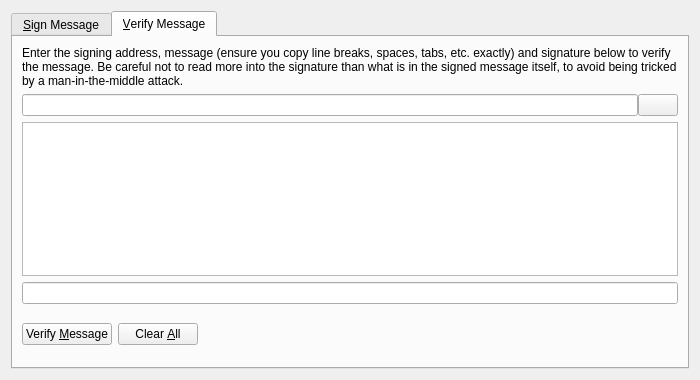
<?xml version="1.0" encoding="UTF-8"?>
<ui version="4.0">
 <class>SignVerifyMessageDialog</class>
 <widget class="QDialog" name="SignVerifyMessageDialog">
  <property name="geometry">
   <rect>
    <x>0</x>
    <y>0</y>
    <width>700</width>
    <height>380</height>
   </rect>
  </property>
  <property name="windowTitle">
   <string>Signatures - Sign / Verify a Message</string>
  </property>
  <property name="modal">
   <bool>true</bool>
  </property>
  <layout class="QVBoxLayout" name="verticalLayout">
   <item>
    <widget class="QTabWidget" name="tabWidget">
     <property name="currentIndex">
      <number>1</number>
     </property>
     <widget class="QWidget" name="tabSignMessage">
      <attribute name="title">
       <string>&amp;Sign Message</string>
      </attribute>
      <layout class="QVBoxLayout" name="verticalLayout_SM">
       <item>
        <widget class="QLabel" name="infoLabel_SM">
         <property name="text">
          <string>You can sign messages with your addresses to prove you own them. Be careful not to sign anything vague, as phishing attacks may try to trick you into signing your identity over to them. Only sign fully-detailed statements you agree to.</string>
         </property>
         <property name="textFormat">
          <enum>Qt::PlainText</enum>
         </property>
         <property name="wordWrap">
          <bool>true</bool>
         </property>
        </widget>
       </item>
       <item>
        <layout class="QHBoxLayout" name="horizontalLayout_1_SM">
         <property name="spacing">
          <number>0</number>
         </property>
         <item>
          <widget class="QValidatedLineEdit" name="addressIn_SM">
           <property name="toolTip">
            <string>The address to sign the message with (e.g. iwnLY9Tf7Zsef8gMGL2fhWA9ZmMjt4KPwg)</string>
           </property>
          </widget>
         </item>
         <item>
          <widget class="QPushButton" name="addressBookButton_SM">
           <property name="toolTip">
            <string>Choose previously used address</string>
           </property>
           <property name="text">
            <string/>
           </property>
           <property name="icon">
            <iconset resource="../innoket.qrc">
             <normaloff>:/icons/address-book2</normaloff>:/icons/address-book2</iconset>
           </property>
           <property name="shortcut">
            <string>Alt+A</string>
           </property>
           <property name="autoDefault">
            <bool>false</bool>
           </property>
          </widget>
         </item>
         <item>
          <widget class="QPushButton" name="pasteButton_SM">
           <property name="toolTip">
            <string>Paste address from clipboard</string>
           </property>
           <property name="text">
            <string/>
           </property>
           <property name="icon">
            <iconset resource="../innoket.qrc">
             <normaloff>:/icons/editpaste</normaloff>:/icons/editpaste</iconset>
           </property>
           <property name="shortcut">
            <string>Alt+P</string>
           </property>
           <property name="autoDefault">
            <bool>false</bool>
           </property>
          </widget>
         </item>
        </layout>
       </item>
       <item>
        <widget class="QPlainTextEdit" name="messageIn_SM">
         <property name="toolTip">
          <string>Enter the message you want to sign here</string>
         </property>
        </widget>
       </item>
       <item>
        <widget class="QLabel" name="signatureLabel_SM">
         <property name="text">
          <string>Signature</string>
         </property>
         <property name="textFormat">
          <enum>Qt::PlainText</enum>
         </property>
        </widget>
       </item>
       <item>
        <layout class="QHBoxLayout" name="horizontalLayout_2_SM">
         <property name="spacing">
          <number>0</number>
         </property>
         <item>
          <widget class="QLineEdit" name="signatureOut_SM">
           <property name="font">
            <font>
             <italic>true</italic>
            </font>
           </property>
           <property name="readOnly">
            <bool>true</bool>
           </property>
          </widget>
         </item>
         <item>
          <widget class="QPushButton" name="copySignatureButton_SM">
           <property name="toolTip">
            <string>Copy the current signature to the system clipboard</string>
           </property>
           <property name="text">
            <string/>
           </property>
           <property name="icon">
            <iconset resource="../innoket.qrc">
             <normaloff>:/icons/editcopy</normaloff>:/icons/editcopy</iconset>
           </property>
           <property name="autoDefault">
            <bool>false</bool>
           </property>
          </widget>
         </item>
        </layout>
       </item>
       <item>
        <layout class="QHBoxLayout" name="horizontalLayout_3_SM">
         <item>
          <widget class="QPushButton" name="signMessageButton_SM">
           <property name="toolTip">
            <string>Sign the message to prove you own this Innoket address</string>
           </property>
           <property name="text">
            <string>Sign &amp;Message</string>
           </property>
           <property name="icon">
            <iconset resource="../innoket.qrc">
             <normaloff>:/icons/sign</normaloff>:/icons/sign</iconset>
           </property>
           <property name="autoDefault">
            <bool>false</bool>
           </property>
          </widget>
         </item>
         <item>
          <widget class="QPushButton" name="clearButton_SM">
           <property name="toolTip">
            <string>Reset all sign message fields</string>
           </property>
           <property name="text">
            <string>Clear &amp;All</string>
           </property>
           <property name="icon">
            <iconset resource="../innoket.qrc">
             <normaloff>:/icons/remove</normaloff>:/icons/remove</iconset>
           </property>
           <property name="autoDefault">
            <bool>false</bool>
           </property>
          </widget>
         </item>
         <item>
          <spacer name="horizontalSpacer_1_SM">
           <property name="orientation">
            <enum>Qt::Horizontal</enum>
           </property>
           <property name="sizeHint" stdset="0">
            <size>
             <width>40</width>
             <height>48</height>
            </size>
           </property>
          </spacer>
         </item>
         <item>
          <widget class="QLabel" name="statusLabel_SM">
           <property name="font">
            <font>
             <weight>75</weight>
             <bold>true</bold>
            </font>
           </property>
           <property name="text">
            <string/>
           </property>
           <property name="wordWrap">
            <bool>true</bool>
           </property>
          </widget>
         </item>
         <item>
          <spacer name="horizontalSpacer_2_SM">
           <property name="orientation">
            <enum>Qt::Horizontal</enum>
           </property>
           <property name="sizeHint" stdset="0">
            <size>
             <width>40</width>
             <height>48</height>
            </size>
           </property>
          </spacer>
         </item>
        </layout>
       </item>
      </layout>
     </widget>
     <widget class="QWidget" name="tabVerifyMessage">
      <attribute name="title">
       <string>&amp;Verify Message</string>
      </attribute>
      <layout class="QVBoxLayout" name="verticalLayout_VM">
       <item>
        <widget class="QLabel" name="infoLabel_VM">
         <property name="text">
          <string>Enter the signing address, message (ensure you copy line breaks, spaces, tabs, etc. exactly) and signature below to verify the message. Be careful not to read more into the signature than what is in the signed message itself, to avoid being tricked by a man-in-the-middle attack.</string>
         </property>
         <property name="textFormat">
          <enum>Qt::PlainText</enum>
         </property>
         <property name="alignment">
          <set>Qt::AlignLeading|Qt::AlignLeft|Qt::AlignTop</set>
         </property>
         <property name="wordWrap">
          <bool>true</bool>
         </property>
        </widget>
       </item>
       <item>
        <layout class="QHBoxLayout" name="horizontalLayout_1_VM">
         <property name="spacing">
          <number>0</number>
         </property>
         <item>
          <widget class="QValidatedLineEdit" name="addressIn_VM">
           <property name="toolTip">
            <string>The address the message was signed with (e.g. iwnLY9Tf7Zsef8gMGL2fhWA9ZmMjt4KPwg)</string>
           </property>
          </widget>
         </item>
         <item>
          <widget class="QPushButton" name="addressBookButton_VM">
           <property name="toolTip">
            <string>Choose previously used address</string>
           </property>
           <property name="text">
            <string/>
           </property>
           <property name="icon">
            <iconset resource="../innoket.qrc">
             <normaloff>:/icons/address-book</normaloff>:/icons/address-book</iconset>
           </property>
           <property name="shortcut">
            <string>Alt+A</string>
           </property>
           <property name="autoDefault">
            <bool>false</bool>
           </property>
          </widget>
         </item>
        </layout>
       </item>
       <item>
        <widget class="QPlainTextEdit" name="messageIn_VM"/>
       </item>
       <item>
        <widget class="QValidatedLineEdit" name="signatureIn_VM"/>
       </item>
       <item>
        <layout class="QHBoxLayout" name="horizontalLayout_2_VM">
         <item>
          <widget class="QPushButton" name="verifyMessageButton_VM">
           <property name="toolTip">
            <string>Verify the message to ensure it was signed with the specified Innoket address</string>
           </property>
           <property name="text">
            <string>Verify &amp;Message</string>
           </property>
           <property name="icon">
            <iconset resource="../innoket.qrc">
             <normaloff>:/icons/verify</normaloff>:/icons/verify</iconset>
           </property>
           <property name="autoDefault">
            <bool>false</bool>
           </property>
          </widget>
         </item>
         <item>
          <widget class="QPushButton" name="clearButton_VM">
           <property name="toolTip">
            <string>Reset all verify message fields</string>
           </property>
           <property name="text">
            <string>Clear &amp;All</string>
           </property>
           <property name="icon">
            <iconset resource="../innoket.qrc">
             <normaloff>:/icons/remove</normaloff>:/icons/remove</iconset>
           </property>
           <property name="autoDefault">
            <bool>false</bool>
           </property>
          </widget>
         </item>
         <item>
          <spacer name="horizontalSpacer_1_VM">
           <property name="orientation">
            <enum>Qt::Horizontal</enum>
           </property>
           <property name="sizeHint" stdset="0">
            <size>
             <width>40</width>
             <height>48</height>
            </size>
           </property>
          </spacer>
         </item>
         <item>
          <widget class="QLabel" name="statusLabel_VM">
           <property name="font">
            <font>
             <weight>75</weight>
             <bold>true</bold>
            </font>
           </property>
           <property name="text">
            <string/>
           </property>
           <property name="wordWrap">
            <bool>true</bool>
           </property>
          </widget>
         </item>
         <item>
          <spacer name="horizontalSpacer_2_VM">
           <property name="orientation">
            <enum>Qt::Horizontal</enum>
           </property>
           <property name="sizeHint" stdset="0">
            <size>
             <width>40</width>
             <height>48</height>
            </size>
           </property>
          </spacer>
         </item>
        </layout>
       </item>
      </layout>
     </widget>
    </widget>
   </item>
  </layout>
 </widget>
 <customwidgets>
  <customwidget>
   <class>QValidatedLineEdit</class>
   <extends>QLineEdit</extends>
   <header>qvalidatedlineedit.h</header>
  </customwidget>
 </customwidgets>
 <resources>
  <include location="../innoket.qrc"/>
 </resources>
 <connections/>
</ui>
